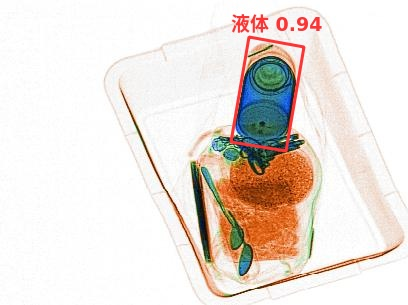
#> input picture data/Image@test/20260905_054325_292.jpg, 408 x 305 px, given in place of 20260905_055321_325.jpg, which was not available
$ python debug_test.py
#> lines starting #> are read from the running program, lines starting #| are printed output that depends on the picture; after the words box and inside, x2 and y2 are one past the last pixel; in counts of white or black regions, pixels touching at a corner belong together; pictures that were not available may be replaced by others from this repository, and a replacement may not be noted
### proto/common.py
import csv, glob, json, os, re, sys
import collections
import numpy as np
import cv2

DATA = r"E:\Xray\CARS\data"
IMG = os.path.join(DATA, "Image@CARS_202609_annotated")
# Ground truth = the hand-drawn annotations.
#   "Label@CARS_202609_raw"        -> TRUE hand-drawn GT (UTF-8 BOM, read with utf-8-sig)
#   "Label@CARS_202609_annotated"  -> detector output, never GT
#   "Compare-V1@CARS_202609_annotated" / "Compare@..." -> machine artifacts, never GT
# Proof (proto/gt_arbitration.py, benchmark/gt_arbitration.json): the raw label
# geometry is literally the red rectangle burned into Image@CARS_202609_annotated
# (97.4% of raw boxes have >=0.8 red-line support in the input image, vs 49% for
# Compare-V1 / Compare / detector output).  Its box counts also match the
# annotation CSV (mean error +0.13 vs -0.62 for Compare-V1).
LAB = os.path.join(DATA, "Label@CARS_202609_raw")


# [19 lines left out: function load_expected, not called in this run]


def red_mask(img, smin=80, vmin=110, hue_max=10):
    """Red HSV mask.

    `hue_max` bounds the hue window of the *low* red lobe (the high lobe
    170-180 is always included).

    Two different windows are used on purpose:
      * detection (proto/cv_hybrid.py, BRobbDetector/Services/CvHybridDetector.cs)
        uses hue_max=5 - the hand-drawn annotation is pure red (hue 0-4 for
        ~85% of its pixels) while the orange X-ray object texture sits at
        hue 9-10, so a wide window floods the mask with object pixels.
      * the evaluation heuristic `is_real_unlabeled` (proto/eval_pointmatch.py)
        keeps the default hue_max=10 so every number recorded in benchmark/
        stays comparable.
    """
    hsv = cv2.cvtColor(img, cv2.COLOR_BGR2HSV)
    m1 = cv2.inRange(hsv, (0, smin, vmin), (hue_max, 255, 255))
    m2 = cv2.inRange(hsv, (170, smin, vmin), (180, 255, 255))
    return cv2.bitwise_or(m1, m2)


def rect_corners(rect):
    pts = cv2.boxPoints(rect)
    return pts.astype(np.int32)


# [13 lines left out: function iou_obb, not called in this run]


def nms(boxes, thr=0.4):
    boxes = sorted(boxes, key=lambda r: r[1][0] * r[1][1], reverse=True)
    keep = []
    for r in boxes:
        c = rect_corners(r)
        if all(iou_obb(c, rect_corners(k)) < thr for k in keep):
            keep.append(r)
    return keep

### proto/detectors.py
import os, sys, time
import numpy as np
import cv2
from common import red_mask, rect_corners, nms, IMG, LAB


# ---------------- baseline (current C# algorithm) ----------------
# [36 lines left out: function detect_baseline, not called in this run]


# ---------------- text removal (vectorized) ----------------
def remove_text(mask, glyph_max=28, glyph_area=450, min_cluster=2, join_x=21, join_y=7):
    n, lab, stats, cent = cv2.connectedComponentsWithStats(mask, 8)
    glyph_ids = [i for i in range(1, n)
                 if max(stats[i][2], stats[i][3]) <= glyph_max and stats[i][4] <= glyph_area]
    if not glyph_ids:
        return mask.copy()

    glyph_mask = np.isin(lab, glyph_ids).astype(np.uint8) * 255
    glyph_set = np.zeros(n, bool)
    glyph_set[glyph_ids] = True

    k = cv2.getStructuringElement(cv2.MORPH_RECT, (join_x, join_y))
    clusters = cv2.dilate(glyph_mask, k)
    nc, clab, cstats, ccent = cv2.connectedComponentsWithStats(clusters, 8)

    remove = np.zeros(n, bool)
    for c in range(1, nc):
        sel = (clab == c) & (lab > 0)
        if not sel.any():
            continue
        ids_in = np.unique(lab[sel])
        ids_in = ids_in[(ids_in >= 0) & (ids_in < n)]
        members = ids_in[glyph_set[ids_in]]
        if len(members) >= min_cluster:
            remove[members] = True

    if not remove.any():
        return mask.copy()

    out = mask.copy()
    out[np.isin(lab, np.nonzero(remove)[0])] = 0
    return out


# ---------------- line opening (keep long straight strokes) ----------------
def line_kernel(length, angle_deg):
    k = np.zeros((length, length), np.uint8)
    c = length // 2
    rad = np.deg2rad(angle_deg)
    dx, dy = np.cos(rad), np.sin(rad)
    half = length // 2
    p1 = (int(round(c - dx * half)), int(round(c - dy * half)))
    p2 = (int(round(c + dx * half)), int(round(c + dy * half)))
    cv2.line(k, p1, p2, 1, 1)
    return k


def line_open(mask, length=15, step=15):
    out = np.zeros_like(mask)
    for ang in range(0, 180, step):
        k = line_kernel(length, ang)
        o = cv2.morphologyEx(mask, cv2.MORPH_OPEN, k)
        out = cv2.bitwise_or(out, o)
    return out


# ---------------- new detector: holes -> OBB ----------------
def rect_corners_f(rect):
    return cv2.boxPoints(rect)


def perimeter_support(rect, evidence, dilate=2):
    """Fraction of the rect outline covered by evidence (dilated line mask)."""
    ev = cv2.dilate(evidence, np.ones((2 * dilate + 1, 2 * dilate + 1), np.uint8))
    h, w = evidence.shape
    pts = cv2.boxPoints(rect)
    # perimeter sampling
    n = max(24, int(max(rect[1]) / 2))
    total = 0
    hit = 0
    for i in range(4):
        p1, p2 = pts[i], pts[(i + 1) % 4]
        for t in np.linspace(0, 1, n):
            x = int(round(p1[0] + (p2[0] - p1[0]) * t))
            y = int(round(p1[1] + (p2[1] - p1[1]) * t))
            if 0 <= x < w and 0 <= y < h:
                total += 1
                if ev[y, x]:
                    hit += 1
    return hit / total if total else 0.0


def detect_holes(cleaned, min_area=600, min_side=20, stroke=3, close_it=2,
                 max_frac=0.5, min_fill=0.65, min_support=0.65):
    H, W = cleaned.shape
    closed = cv2.morphologyEx(cleaned, cv2.MORPH_CLOSE, np.ones((3, 3), np.uint8), iterations=close_it)
    contours, hierarchy = cv2.findContours(closed, cv2.RETR_CCOMP, cv2.CHAIN_APPROX_SIMPLE)
    rects = []
    if hierarchy is None:
        return rects
    h = hierarchy[0]
    for i, c in enumerate(contours):
        area = cv2.contourArea(c)
        if area < min_area or area > max_frac * W * H:
            continue
        if h[i][3] == -1:      # outer contour, not a hole
            continue
        rect = cv2.minAreaRect(c)
        (cx, cy), (rw, rh), ang = rect
        if min(rw, rh) < min_side:
            continue
        # hole must be rectangular (clean interior)
        rect_area = rw * rh
        if rect_area <= 0 or area / rect_area < min_fill:
            continue
        # expand inner hole by stroke width -> drawn centerline rect
        rect2 = ((cx, cy), (rw + stroke, rh + stroke), ang)
        if perimeter_support(rect2, cleaned) < min_support:
            continue
        rects.append(rect2)
    return rects


# [57 lines left out: functions interior_density, detect_outer_rings, not called in this run]


def dedup_contained(rects, contain_thr=0.85):

    def corners(r):
        return cv2.boxPoints(r)

    # [12 lines left out: function inside_frac, not called in this run]

    rects = sorted(rects, key=lambda r: r[1][0] * r[1][1], reverse=True)
    keep = []
    for r in rects:
        if any(inside_frac(r, k) >= contain_thr for k in keep):
            continue
        keep.append(r)
    return keep


# ---------------- Canny-based text filter ----------------
# [120 lines left out: functions canny_straight_mask, hough_straight_mask, component_straightness_filter, canny_validate, detect_combined, not called in this run]


# ---------------- Hough-based OBB assembly (Option A) ----------------
def _seg_angle(s):
    return np.arctan2(s[3] - s[1], s[2] - s[0])


def _angdiff(a, b):
    d = abs(a - b) % np.pi
    return min(d, np.pi - d)


# [189 lines left out: functions _perp_dist, _merge_collinear, detect_hough_rects, obb_remove_text, detect_twopass, obb_remove_text_components and 1 more, not called in this run]

### proto/debug_test.py
import os, sys, cv2, numpy as np
sys.path.insert(0, os.path.dirname(__file__))
from common import red_mask
from detectors import remove_text, line_open, detect_holes, dedup_contained, nms

TEST = os.path.join(os.path.dirname(__file__), "..", "data", "Image@test")
for name in ["20260905_055321_325", "20260905_055520_184"]:
    img = cv2.imread(os.path.join(TEST, name + ".jpg"))
#> img is the input picture: shape (305, 408, 3); mean B, G, R 219.4, 225.7, 234.3
    if img is None:
        print(f"{name}: cannot read")
        continue
    mask = red_mask(img)
#> in red_mask, `hsv = cv2.cvtColor(img, cv2.COLOR_BGR2HSV)`: hsv: shape (305, 408, 3); mean H, S, V 18.5, 30.9, 238
#> in red_mask, `m1 = cv2.inRange(hsv, (0, smin, vmin), (hue_max, 255, 255))`:
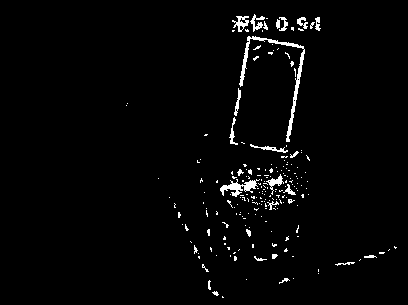
#> m1: shape (305, 408); 2.3% white in thin lines or dots, all inside (x1, y1, x2, y2) = (126, 14, 397, 298)
#> in red_mask, `m2 = cv2.inRange(hsv, (170, smin, vmin), (180, 255, 255))`: m2: shape (305, 408); 0.32% white in thin lines or dots, all inside (x1, y1, x2, y2) = (230, 14, 322, 151)
#> in red_mask, `return cv2.bitwise_or(m1, m2)`:
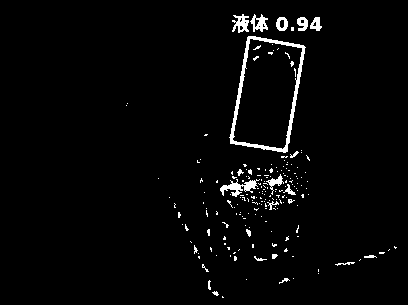
#> returned value: shape (305, 408); 2.6% white; 199 white regions (179 under 20 px), largest, box (x1, y1, x2, y2) and area: (229, 36, 306, 153) 1134, (220, 179, 260, 197) 296, (232, 14, 249, 33) 189
    px = np.count_nonzero(mask)
#> px = 3295
    m1 = remove_text(mask)
#> in remove_text, `n, lab, stats, cent = cv2.connectedComponentsWithStats(mask, 8)`:
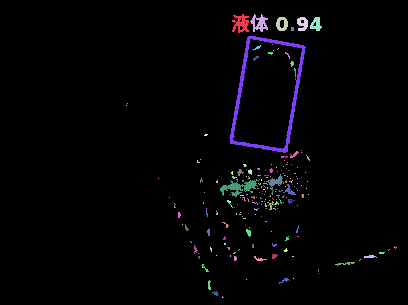
#> lab: shape (305, 408) int32; 200 distinct labels, from 0 to 199; one colour per label, 0 black
#> in remove_text, `n, lab, stats, cent = cv2.connectedComponentsWithStats(mask, 8)`: n = 200; stats = 200 rows, first 6: [0, 0, 408, 305, 121145], [232, 14, 17, 19, 189], [250, 14, 18, 18, 172], [276, 17, 12, 14, 110], [297, 17, 11, 14, 109], [310, 17, 12, 14, 102]; cent = 200 pairs, first value 126 to 394.8, second value 22.92 to 296.7
#> in remove_text, `glyph_ids = [i for i in range(1, n) if max(stats[i][2], stats[i][3]) <..`: glyph_ids = 197 values from 1 to 199
#> in remove_text, `clusters = cv2.dilate(glyph_mask, k)`: clusters: shape (305, 408); 15.2% white; 12 white regions, largest, box (x1, y1, x2, y2) and area: (159, 147, 320, 275) 11824, (222, 11, 332, 36) 2385, (243, 41, 306, 80) 1468
#> in remove_text, `nc, clab, cstats, ccent = cv2.connectedComponentsWithStats(clusters, 8)`:
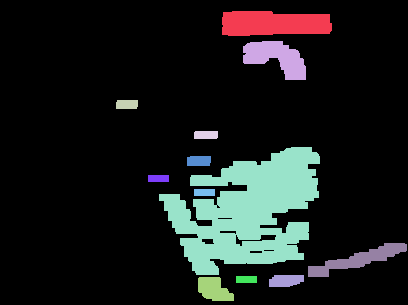
#> clab: shape (305, 408) int32; 13 distinct labels, from 0 to 12; one colour per label, 0 black
#> in remove_text, `nc, clab, cstats, ccent = cv2.connectedComponentsWithStats(clusters, 8)`: nc = 13; cstats = 13 rows, first 6: [0, 0, 408, 305, 105515], [222, 11, 110, 25, 2385], [243, 41, 63, 39, 1468], [116, 100, 22, 9, 194], [194, 131, 24, 8, 190], [159, 147, 161, 128, 11824]; ccent = 13 rows, first 8: [194, 147], [273.5, 23.19], [275.9, 57.32], [126.5, 104], [205.5, 134.5], [247.6, 211.2], [198.5, 160.5], [158, 178]
#> the loop in remove_text, `for c in range(1, nc):` made 12 passes
#> members on passes 1, 3, 6, 9, 10, 11: [1, 2, 3, 4, 5, 6], [17, 18], [25, 26], [174, 177, 180, 184, 189, 190, 192, 193], [195, 196], [197, 198, 199]
#> (ids_in, members) on passes 4, 7, 8, 12: ([19], [19]), ([62], [62]), ([95], [95]), ([194], [194])
#> pass 1, in remove_text, `sel = (clab == c) & (lab > 0)`:
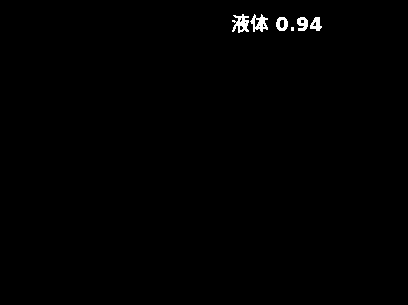
#> sel: shape (305, 408) bool; 0.56% white; 6 white regions (1 under 20 px), largest, box (x1, y1, x2, y2) and area: (232, 14, 249, 33) 189, (250, 14, 268, 32) 172, (276, 17, 288, 31) 110, (297, 17, 308, 31) 109, (310, 17, 322, 31) 102
#> in remove_text, `out[np.isin(lab, np.nonzero(remove)[0])] = 0`:
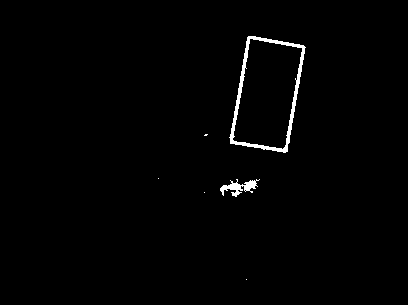
#> out: shape (305, 408); 1.2% white; 6 white regions (4 under 20 px), largest, box (x1, y1, x2, y2) and area: (229, 36, 306, 153) 1134, (220, 179, 260, 197) 296
    px1 = np.count_nonzero(m1)
#> px1 = 1439
    m2 = line_open(m1, length=15, step=15)
#> after the loop in line_open, `for ang in range(0, 180, step):`:
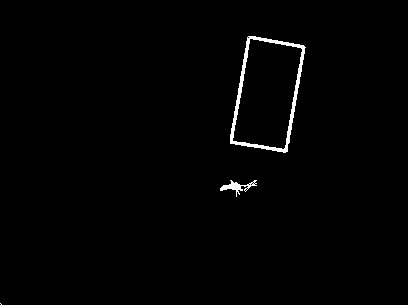
#> out: shape (305, 408); 1.1% white; 3 white regions (1 under 20 px), largest, box (x1, y1, x2, y2) and area: (230, 36, 306, 153) 1123, (220, 180, 257, 197) 197
    px2 = np.count_nonzero(m2)
#> px2 = 1322
    rects = detect_holes(m2, min_area=300, min_side=12, min_fill=0.50, min_support=0.50)
#> in detect_holes, `closed = cv2.morphologyEx(cleaned, cv2.MORPH_CLOSE, np.ones((3, 3), np..`: closed: shape (305, 408); 1.1% white; 3 white regions (1 under 20 px)
#> in detect_holes, `contours, hierarchy = cv2.findContours(closed, cv2.RETR_CCOMP, cv2.CHA..`: contours = 4 contours, 1 with area under 20; largest, box (x1, y1, x2, y2) and area: (230, 36, 306, 153) 6314, (233, 39, 302, 149) 5494, (220, 180, 257, 197) 192
#> in detect_holes, `h = hierarchy[0]`: h = [[1, -1, -1, -1], [2, 0, -1, -1], [-1, 1, 3, -1], [-1, -1, -1, 2]]
#> the loop in detect_holes, `for i, c in enumerate(contours):` made 4 passes
#> area on passes 2 to 3: 192, 6314.5
#> (area, cx, cy, rw, rh, ang, rect_area, rect2) on pass 4: (5493.5, 267, 93.87, 105.1, 54.48, -80.19, 5723.9, ((267, 93.87), (108.1, 57.48), -80.19))
#> after the loop in detect_holes, `for i, c in enumerate(contours):`: rects = [((267, 93.87), (108.1, 57.48), -80.19)]
#> rects = [((267, 93.87), (108.1, 57.48), -80.19)]
    rects = nms(rects, 0.4)
#> the loop in nms, `for r in boxes:` made 1 pass
#> (r, c) on pass 1: (((267, 93.87), (108.1, 57.48), -80.19), [[286, 152], [229, 142], [247, 35], [304, 45]])
    rects = dedup_contained(rects)
#> the loop in dedup_contained, `for r in rects:` made 1 pass
#> r on pass 1: ((267, 93.87), (108.1, 57.48), -80.19)
    print(f"{name}: mask={px} noText={px1} lineOpen={px2} holes={len(rects)}")
#| 20260905_055321_325: mask=3295 noText=1439 lineOpen=1322 holes=1
    for r in rects:
        c = cv2.boxPoints(r).astype(int)
        print(f"  rect: {c.tolist()}")
#> this loop made 1 pass
#|   rect: [[286, 152], [229, 142], [247, 35], [304, 45]]

    cv2.imwrite(f"debug_{name}_mask.png", mask)
    cv2.imwrite(f"debug_{name}_notext.png", m1)
    cv2.imwrite(f"debug_{name}_lineopen.png", m2)
#> pass 2 of the loop `for name in ["20260905_055321_325", "20260905_055520_184"]:`:
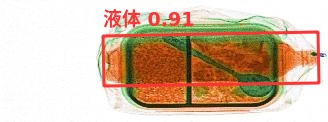
#> input picture data/Image@test/20260905_054351_312.jpg, 328 x 122 px, given in place of 20260905_055520_184.jpg, which was not available
#> img is the input picture: shape (122, 328, 3); mean B, G, R 167.5, 189.6, 213.8
#> hsv: shape (122, 328, 3); mean H, S, V 19.6, 76.8, 217.5
#> m1: shape (122, 328); 9.9% white; 92 white regions (74 under 20 px), largest, box (x1, y1, x2, y2) and area: (101, 30, 314, 90) 2292, (224, 54, 266, 72) 251, (122, 10, 140, 28) 173
#> m2: shape (122, 328); 0.47% white in thin lines or dots, all inside (x1, y1, x2, y2) = (101, 9, 321, 88)
#> px = 4155
#> lab: shape (122, 328) int32; 88 distinct labels, from 0 to 87
#> in remove_text (call 2), `n, lab, stats, cent = cv2.connectedComponentsWithStats(mask, 8)`: n = 88; stats = 88 rows, first 6: [0, 0, 328, 122, 35861], [104, 9, 17, 19, 180], [122, 10, 18, 18, 184], [148, 12, 12, 14, 113], [169, 12, 11, 14, 120], [183, 12, 10, 14, 82]; cent = 88 pairs, first value 105.4 to 307.5, second value 15.75 to 110.5
#> glyph_ids = 85 values from 1 to 87
#> glyph_mask: shape (122, 328); 3.3% white; 85 white regions (72 under 20 px), largest, box (x1, y1, x2, y2) and area: (122, 10, 140, 28) 184, (104, 9, 121, 28) 180, (169, 12, 180, 26) 120
#> clusters: shape (122, 328); 25.4% white; 5 white regions, box (x1, y1, x2, y2) and area: (100, 44, 243, 84) 4397, (94, 6, 203, 31) 2361, (249, 42, 320, 76) 1600, (131, 89, 237, 115) 1595, (230, 107, 258, 115) 216
#> clab: shape (122, 328) int32; 6 distinct labels, from 0 to 5
#> nc = 6; cstats = [[0, 0, 328, 122, 29847], [94, 6, 109, 25, 2361], [249, 42, 71, 34, 1600], [100, 44, 143, 40, 4397], [131, 89, 106, 26, 1595], [230, 107, 28, 8, 216]]; ccent = [[156.7, 60.99], [144.8, 18.43], [286.6, 57.47], [163.9, 63.75], [183.2, 100.8], [243.5, 110.5]]
#> the loop in remove_text (call 2), `for c in range(1, nc):` made 5 passes
#> members on pass 1: [1, 2, 3, 4, 5, 6, 7]
#> in remove_text (call 2), `out[np.isin(lab, np.nonzero(remove)[0])] = 0`:
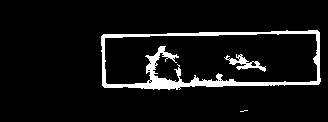
#> out: shape (122, 328); 7.1% white; 3 white regions (1 under 20 px), largest, box (x1, y1, x2, y2) and area: (101, 30, 321, 90) 2594, (224, 54, 266, 72) 251
#> px1 = 2853
#> the loop in line_open (call 2), `for ang in range(0, 180, step):` made 12 passes
#> (p1 in line_kernel, p2 in line_kernel) on passes 1 to 8: ((0, 7), (14, 7)), ((0, 5), (14, 9)), ((1, 4), (13, 10)), ((2, 2), (12, 12)), ((3, 1), (10, 13)), ((5, 0), (9, 14)), ((7, 0), (7, 14)), ((9, 0), (5, 14))
#> px2 = 2645
#> in detect_holes (call 2), `closed = cv2.morphologyEx(cleaned, cv2.MORPH_CLOSE, np.ones((3, 3), np..`:
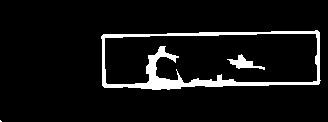
#> closed: shape (122, 328); 7% white; 3 white regions (1 under 20 px)
#> contours = 4 contours, 1 with area under 20; largest, box (x1, y1, x2, y2) and area: (101, 30, 321, 90) 11577, (104, 33, 318, 85) 9589, (227, 54, 265, 70) 181
#> the loop in detect_holes (call 2), `for i, c in enumerate(contours):` made 4 passes
#> area on passes 2 to 3: 181, 11577
#> after the loop in detect_holes (call 2), `for i, c in enumerate(contours):`: rects = [((210.6, 58.33), (216.3, 52.61), -0.644)]
#> the loop in nms (call 2), `for r in boxes:` made 1 pass
#> (r, c) on pass 1: (((210.6, 58.33), (216.3, 52.61), -0.644), [[102, 85], [102, 33], [318, 30], [319, 83]])
#> the loop in dedup_contained (call 2), `for r in rects:` made 1 pass
#> r on pass 1: ((210.6, 58.33), (216.3, 52.61), -0.644)
#| 20260905_055520_184: mask=4155 noText=2853 lineOpen=2645 holes=1
#> the loop `for r in rects:` made 1 pass
#> (printed output is left out)
